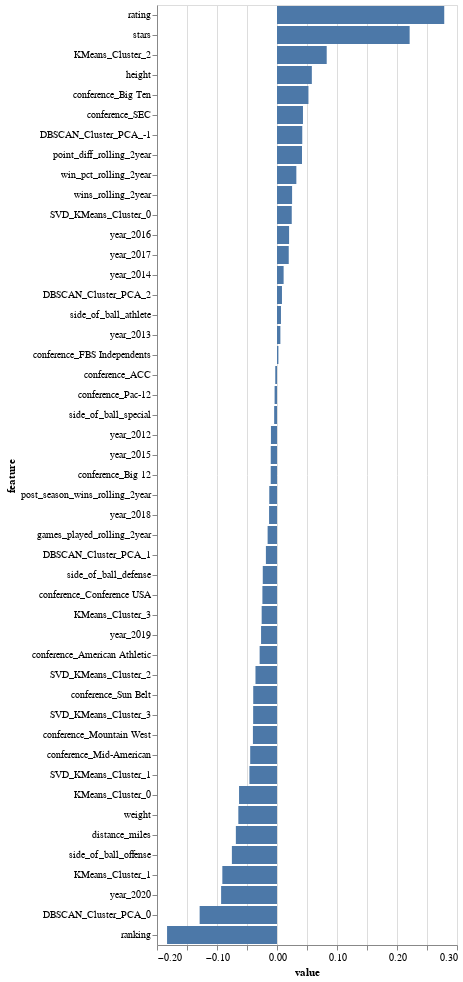

Write notebook code for a chart like this one.
### Code cell
chart = alt.Chart(coefficients).mark_bar().encode(
    x=alt.X('value', sort=alt.EncodingSortField(field='value', order='descending')),
    y=alt.Y('feature', sort=None)
)
chart

### Figure 1 — Vega-Lite specification as saved in the notebook (floating-point values rounded to 4 significant figures)
{"config": {"view": {"continuousWidth": 300, "continuousHeight": 300}}, "data": {"name": "data-93ccd29ec4bbf46904887877d2fc22f4"}, "mark": {"type": "bar"}, "encoding": {"x": {"field": "value", "sort": {"field": "value", "order": "descending"}, "type": "quantitative"}, "y": {"field": "feature", "sort": null, "type": "nominal"}}, "$schema": "https://vega.github.io/schema/vega-lite/v5.20.1.json", "datasets": {"data-93ccd29ec4bbf46904887877d2fc22f4": [{"feature": "rating", "value": 0.2787}, {"feature": "stars", "value": 0.2211}, {"feature": "KMeans_Cluster_2", "value": 0.08285}, {"feature": "height", "value": 0.05807}, {"feature": "conference_Big Ten", "value": 0.05242}, {"feature": "conference_SEC", "value": 0.04329}, {"feature": "DBSCAN_Cluster_PCA_-1", "value": 0.04211}, {"feature": "point_diff_rolling_2year", "value": 0.04171}, {"feature": "win_pct_rolling_2year", "value": 0.03224}, {"feature": "wins_rolling_2year", "value": 0.02516}, {"feature": "SVD_KMeans_Cluster_0", "value": 0.02458}, {"feature": "year_2016", "value": 0.02016}, {"feature": "year_2017", "value": 0.01958}, {"feature": "year_2014", "value": 0.01104}, {"feature": "DBSCAN_Cluster_PCA_2", "value": 0.008282}, {"feature": "side_of_ball_athlete", "value": 0.006597}, {"feature": "year_2013", "value": 0.005628}, {"feature": "conference_FBS Independents", "value": 0.002336}, {"feature": "conference_ACC", "value": -0.0029}, {"feature": "conference_Pac-12", "value": -0.004009}, {"feature": "side_of_ball_special", "value": -0.004737}, {"feature": "year_2012", "value": -0.01009}, {"feature": "year_2015", "value": -0.01041}, {"feature": "conference_Big 12", "value": -0.01046}, {"feature": "post_season_wins_rolling_2year", "value": -0.01291}, {"feature": "year_2018", "value": -0.01322}, {"feature": "games_played_rolling_2year", "value": -0.01565}, {"feature": "DBSCAN_Cluster_PCA_1", "value": -0.01851}, {"feature": "side_of_ball_defense", "value": -0.02372}, {"feature": "conference_Conference USA", "value": -0.02433}, {"feature": "KMeans_Cluster_3", "value": -0.02556}, {"feature": "year_2019", "value": -0.02657}, {"feature": "conference_American Athletic", "value": -0.02895}, {"feature": "SVD_KMeans_Cluster_2", "value": -0.03588}, {"feature": "conference_Sun Belt", "value": -0.03963}, {"feature": "SVD_KMeans_Cluster_3", "value": -0.03976}, {"feature": "conference_Mountain West", "value": -0.04014}, {"feature": "conference_Mid-American", "value": -0.04466}, {"feature": "SVD_KMeans_Cluster_1", "value": -0.04599}, {"feature": "KMeans_Cluster_0", "value": -0.06324}, {"feature": "weight", "value": -0.06446}, {"feature": "distance_miles", "value": -0.06856}, {"feature": "side_of_ball_offense", "value": -0.07518}, {"feature": "KMeans_Cluster_1", "value": -0.0911}, {"feature": "year_2020", "value": -0.09315}, {"feature": "DBSCAN_Cluster_PCA_0", "value": -0.1289}, {"feature": "ranking", "value": -0.1832}]}}
